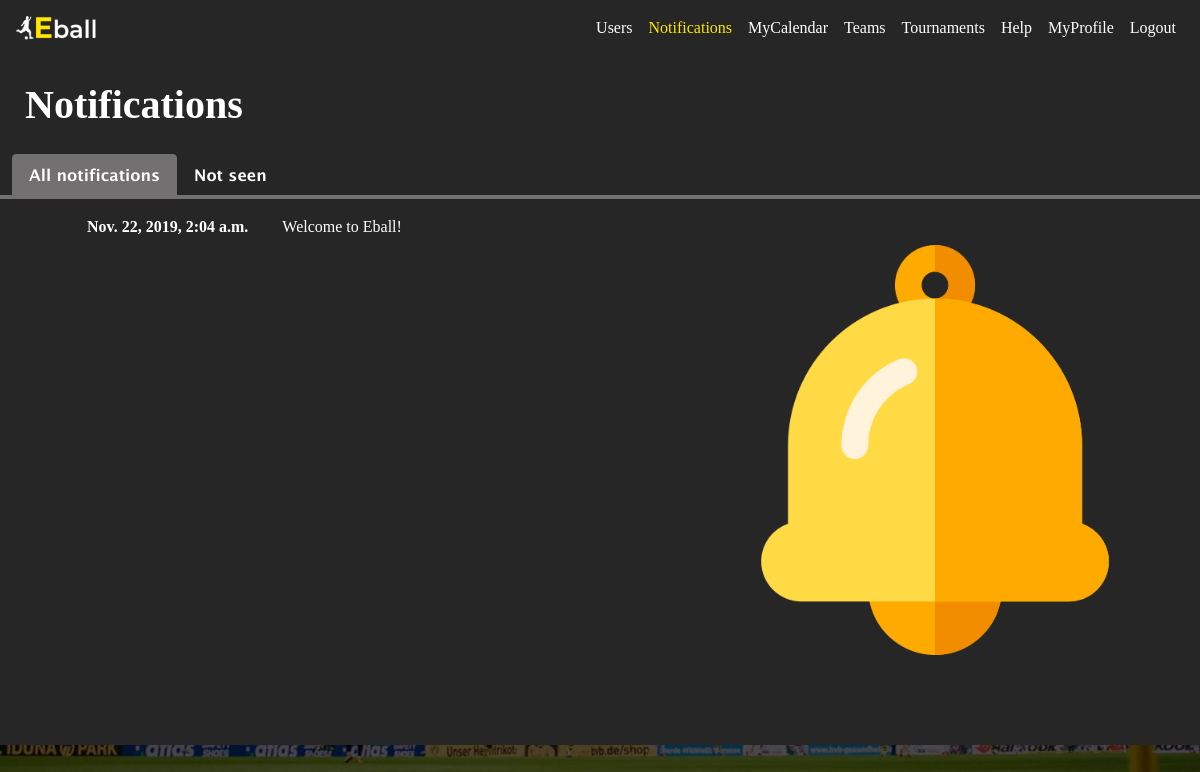
Page /notifications/ (signed in) on the committed database.
### appEball/models.py (models this page shows)
class Notification(models.Model):
    date = models.DateTimeField(auto_now_add = True)
    title = models.TextField(blank = False, default="")
    text = models.TextField(blank = False)
    user = models.ForeignKey(CustomUser, on_delete=models.CASCADE)
    isSeen = models.BooleanField(default = False)

### appEball/views.py (the view)
# urls.py: path('notifications/', views.notifications, name='notifications'),
def notifications(request):
    notifications = list()
    notificationsNotSeen = list()
    notificationsFilter = Notification.objects.filter(user = request.user).order_by('isSeen','-date')
    for i in range(len(notificationsFilter)):
        print("olha ue lindo:",notificationsFilter[i].isSeen)
        if(i%2==0):
            notifications.append(["row2","collapseMessage"+str(i),notificationsFilter[i]])
        else:
            notifications.append(["row1","collapseMessage"+str(i),notificationsFilter[i]])
    notificationsNotSeenFilter = Notification.objects.filter(user = request.user, isSeen = False).order_by('isSeen','-date')
    for i in range(len(notificationsNotSeenFilter)):
        if(i%2==0):
            notificationsNotSeen.append(["row2","collapseMessage"+str(i),notificationsNotSeenFilter[i]])
        else:
            notificationsNotSeen.append(["row1","collapseMessage"+str(i),notificationsNotSeenFilter[i]])
    return render(request, 'appEball/notifications.html', {'notifications':notifications,'notificationsNotSeen':notificationsNotSeen})

### appEball/templates/appEball/notifications.html (shortened to what this page needs)
{% extends 'appEball/base_with_grey_background.html' %}
{% load static %}
{% block css %}
    <link rel="stylesheet" type="text/css" href="{% static 'appEball/css/notifications.css' %}">
{% endblock %}
{% block title %}
    Notifications
{% endblock %}
{% block content2 %}
    <div class="content" data-spy="scroll"  id="tabsContent">
        <ul class="nav nav-tabs border-0" id="myTab" role="tablist">
            <li class="nav-item">
                <a class="nav-link active" id="all-tab" data-toggle="tab" href="#all" role="tab" >All notifications</a>
            </li>
            <li class="nav-item">
                <a class="nav-link" id="not-seen-tab" data-toggle="tab" href="#not-seen" role="tab" >Not seen</a>
            </li>
        </ul>
        <div class="tab-content" id="myTabContent">
            <div class="tab-pane fade show active border border-1" id="all" role="tabpanel" aria-labelledby="all-tab">
                <div id="accordion">
                    {% for n in notifications %}
                        <div class="row" id={{ n.0 }}>
                            <div class="col-sm-10">
                                <button class="btn btn-link btn-block left-align" id="rowButton" name="{{n.2.pk}}" data-toggle="collapse" data-target="#{{ n.1 }}" aria-expanded="true" aria-controls={{ n.1 }}>
                                    <span class="col-1"><b>{{ n.2.date }}</b></span>
                                    <span class="col">{{ n.2.title }}</span>
                                </button>
                            </div>
                            <div class="col">
                                {% if n.2.isSeen == False%}
                                    <img src ="{% static 'appEball/assets/bell.png' %}" style="height: 80%; float: right;">
                                {% endif %}
                            </div>
                        </div>
                    {% endfor %}
                </div>
            </div>
        </div>
    </div>
{% endblock %}

### appEball/static/appEball/css/base.css (style rules this page uses)
* { font-family: "lucidaSansRegular"; }
html { background-image: url("../assets/home_page.jpg"); background-color: #262626; background-blend-mode: overlay; height: 100%; background-position: center; background-repeat: no-repeat; background-size: cover; }
.nav-link { color: #ffffff; }

### appEball/static/appEball/css/notifications.css (style rules this page uses)
* { font-family: "lucidaSansRegular"; }
html { overflow-x: hidden; }
body { background: inherit; background-blend-mode: inherit; }
.row { padding-top: 10px; padding-right: 60px; padding-left: 60px; text-align: justify; color: white; font-family: "lucidaSansRegular"; }
.nav-tabs { margin-left: 1%; }
.nav-tabs .nav-link:not(.active) { border-color: transparent !important; }
.nav-tabs a { font-family: "lucidaSansDemibold"; }
.border-1 { border-width: 4px !important; border-bottom: none !important; border-left: none !important; border-right: none !important; border-color: #727070 !important; }
#myTab a.active.nav-link { border-color: #727070; background-color: #727070 !important; color: white; }
#rowButton { background-color: transparent; border: none; text-align: left; color: white; text-decoration: none; }

### rows in the picture
Notification: date "Nov. 22, 2019, 2:04 a.m.", title "Welcome to Eball!", isSeen False (drawn)
